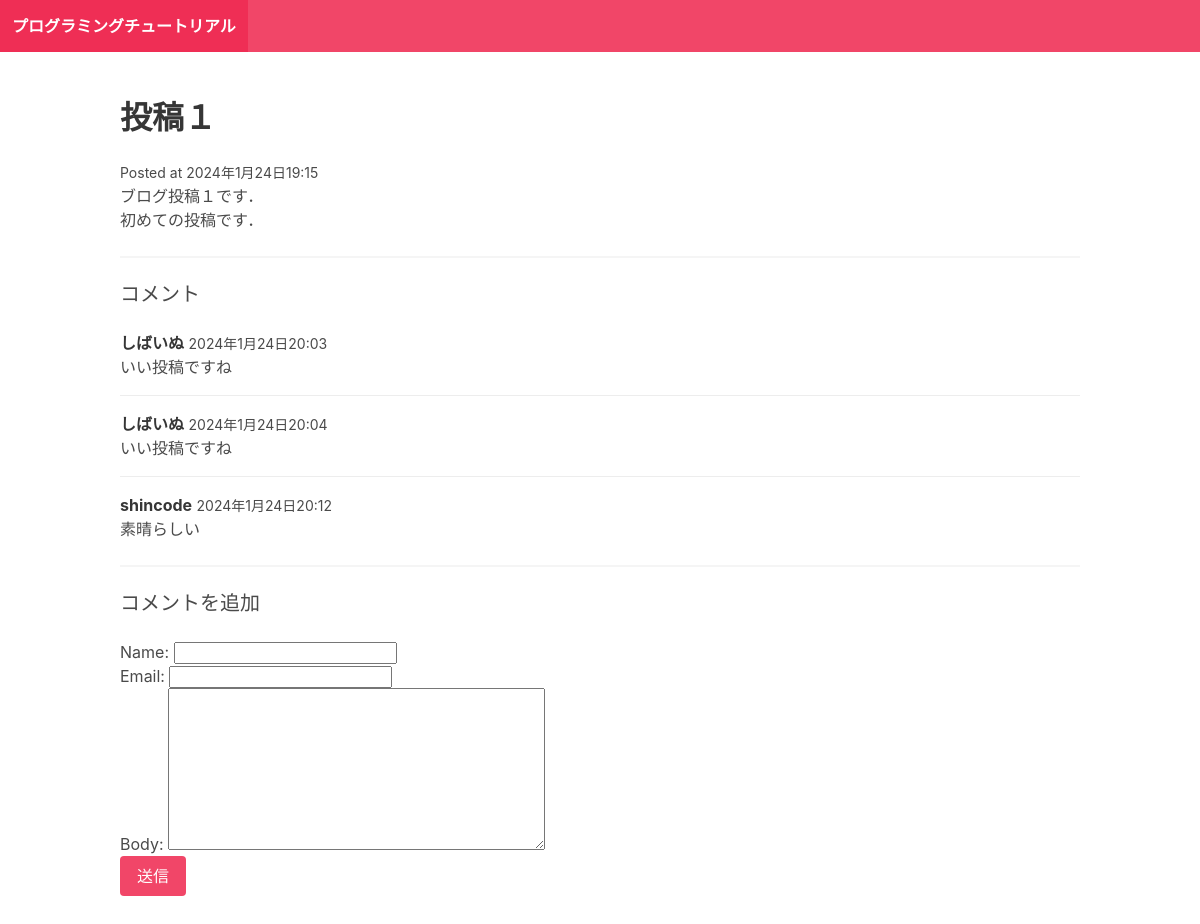
Page /post-1/ on the committed database.
### blog/models.py (models this page shows)
class Post(models.Model):
    title = models.CharField(max_length=255)
    slug = models.SlugField()
    intro = models.TextField()
    body = models.TextField()
    posted_date = models.DateTimeField(auto_now_add=True)

class Comment(models.Model):
    post = models.ForeignKey(Post, on_delete=models.CASCADE, related_name="comments")
    name = models.CharField(max_length=255)
    email = models.EmailField()
    body = models.TextField()
    posted_date = models.DateTimeField(auto_now_add=True)

### blog/views.py (the view)
# urls.py: path("<slug:slug>/", post_detail, name="post_detail")
def post_detail(request,slug):
    post = Post.objects.get(slug=slug)
    if request.method == "POST":
        form = CommentForm(request.POST)
        if form.is_valid():
            comment = form.save(commit=False)
            comment.post=post
            comment.save()
            return redirect("post_detail", slug=post.slug)
    else:
        form = CommentForm()
    return render(request,"blog/post_detail.html",{"post":post, "form":form})

### blog/forms.py
class CommentForm(forms.ModelForm):
    class Meta:
        model = Comment
        fields = ("name","email","body")

### blog/templates/blog/post_detail.html (shortened to what this page needs)
{% extends "blog/base.html" %}
{% block content %}
    <h2 class="title">{{ post.title }}</h2>
    <small>Posted at {{post.posted_date}}</small>
    <p>{{post.intro}}</p>
    <p>{{post.body}}</p>
    <hr/>
    <h2 class="subtitle">コメント</h2>
    {% for comment in post.comments.all %}
    <aritcle class="media">
        <div class="media-content">
            <div class="content">
                <p>
                    <strong>{{comment.name}}</strong>
                    <small>{{comment.posted_date}}</small>
                    <br/>
                    {{comment.body}}
                </p>
            </div>
        </div>
    </aritcle>
    {% empty %}
    <div class="notification is-info">
        <p>まだコメントはありません。</p>
    </div>
    {% endfor %}
    <hr/>
    <h2 class="subtitle">コメントを追加</h2>
    <form action="." method="post">
        {{form.as_p}}
        <div class="field">
            <div class="control">
                <button class="button is-danger">送信</button>
            </div>
        </div>
    </form>
{% endblock %}

### blog/templates/blog/base.html (shortened to what this page needs)
<!DOCTYPE html>
<html lang="en">
<head>
    <link rel="stylesheet" href="https://cdn.jsdelivr.net/npm/bulma@0.9.4/css/bulma.min.css">
</head>
<body>
    <nav class="navbar is-danger">
        <div class="navbar-brand">
            <a class="navbar-item" href="/">
                <strong>プログラミングチュートリアル</strong>
            </a>
        </div>
    </nav>
    <section class="section">
        <div class="container">
            {% block content %} {% endblock %}
        </div>
    </section>
</body>
</html>

### rows in the picture
Post: title "投稿１", posted_date "2024年1月24日19:15", intro "ブログ投稿１です．", body "初めての投稿です．"
Comment: name "しばいぬ", posted_date "2024年1月24日20:03", body "いい投稿ですね"
Comment: name "しばいぬ", posted_date "2024年1月24日20:04", body "いい投稿ですね"
Comment: name "shincode", posted_date "2024年1月24日20:12", body "素晴らしい"
